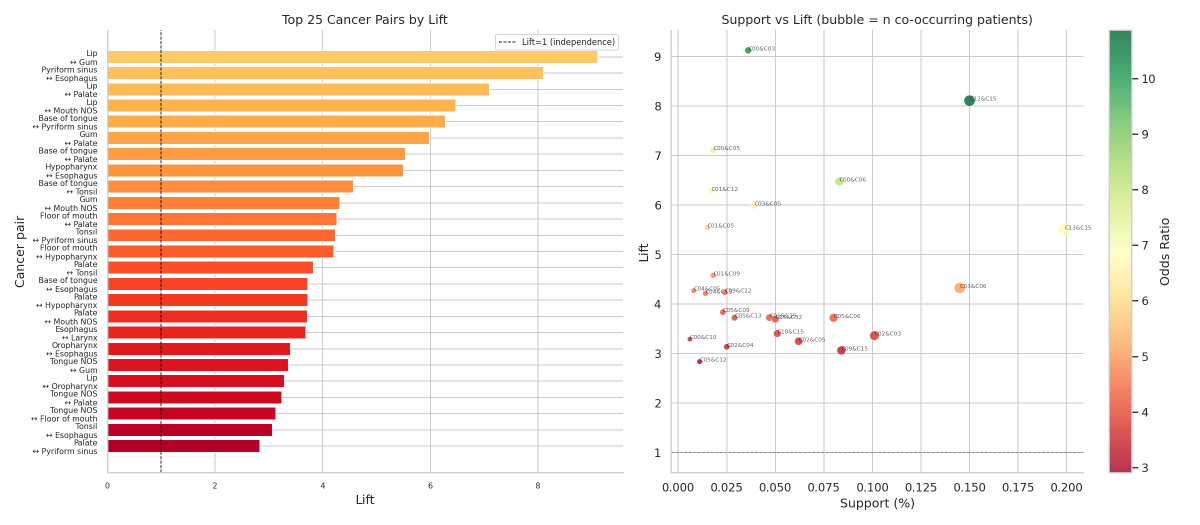
#> input picture coexist_cancers/results/02_associations/top_associations_lift.png, 2400 x 1050 px (shown at 1/2 size); the run also reads 2 pictures not shown here
$ python 06_manuscript_pdf.py
#> lines starting #> are read from the running program, lines starting #| are printed output that depends on the picture
"""
Near-submission manuscript for the Co-existing Cancer Pattern Discovery study.
Target journal: Cancer Epidemiology (Elsevier) — structured abstract ≤300 words.
Output: results/Coexist_Cancers_Manuscript.pdf
"""
import warnings; warnings.filterwarnings("ignore")
from pathlib import Path
import textwrap as tw
import matplotlib; matplotlib.use("Agg")
import matplotlib.pyplot as plt
import matplotlib.image as mpimg
from matplotlib.backends.backend_pdf import PdfPages

BASE = Path(__file__).parent.parent
R    = BASE / "results"
OUT  = R / "Coexist_Cancers_Manuscript.pdf"

NAVY = "#14304a"; ACCENT = "#2e7fbf"; GRAY = "#555555"; BG = "#eef4fb"
A4 = (8.27, 11.69)
TOTAL = 9


def footer(fig, n):
    fig.text(0.5, 0.012,
             f"Co-existing Cancer Patterns · Taiwan Cancer Registry 2006–2020 · Page {n}/{TOTAL}",
             ha="center", va="bottom", fontsize=7, color=GRAY)

def img(fig, path, rect, cap=""):
    p = R / path
    if not p.exists(): return
    ax = fig.add_axes(rect); ax.imshow(mpimg.imread(str(p))); ax.axis("off")
    if cap: ax.set_title(cap, fontsize=8, color=GRAY, pad=2)

def flow(ax, blocks, width=100, top=1.0, scale=560):
    """Render (text, bold, size) blocks with wrapping; returns final y."""
    y = top
    for text, bold, size in blocks:
        if not text:
            y -= size/scale; continue
        wrapped = tw.fill(text, width) if (not bold and len(text) > 80) else text
        ax.text(0, y, wrapped, transform=ax.transAxes, fontsize=size,
                fontweight="bold" if bold else "normal",
                color=NAVY if bold else "#111111", va="top", linespacing=1.5)
        y -= (size*(wrapped.count("\n")+1)*1.55)/scale
    return y


with PdfPages(OUT) as pdf:

    # ── PAGE 1: Title + structured abstract ───────────────────────────────────
    fig = plt.figure(figsize=A4); footer(fig, 1)
    axt = fig.add_axes([0.0, 0.83, 1.0, 0.14]); axt.set_facecolor(NAVY)
    axt.set_xticks([]); axt.set_yticks([])
    for sp in axt.spines.values(): sp.set_visible(False)
    axt.text(0.5, 0.60,
             "Convergent Unsupervised Machine Learning Reveals an Aerodigestive\n"
             "Field-Cancerization Domain Driving Multiple Primary Cancers in Taiwan",
             ha="center", va="center", fontsize=12.5, fontweight="bold", color="white",
             linespacing=1.5, transform=axt.transAxes)
    axt.text(0.5, 0.16, "[Author Names, Degrees]   ·   [Institution, City, Taiwan]   ·   [Corresponding: email]",
             ha="center", va="center", fontsize=8, color="#aaccee", transform=axt.transAxes)

    ax = fig.add_axes([0.07, 0.06, 0.86, 0.74]); ax.axis("off")
    blocks = [
        ("ABSTRACT", True, 11), ("", False, 4),
        ("Background", True, 9.5),
        ("Multiple primary cancers (MPC) are increasingly common, yet the patterns by which "
         "specific cancers co-occur within the same patient — and the shared carcinogenic "
         "mechanisms they imply — remain poorly characterized in Asian populations where betel "
         "nut, tobacco, and alcohol exposures are prevalent. We applied three independent "
         "unsupervised machine-learning methods to a large cancer registry to discover "
         "co-existing cancer patterns.", False, 9),
        ("", False, 3),
        ("Methods", True, 9.5),
        ("We analyzed 78,578 patients (84,157 primary cancers, ICD-O site codes) from the Taiwan "
         "Cancer Registry (2006–2020). A multi-hot patient × cancer matrix was constructed. "
         "Pairwise association rules (lift, odds ratio) were computed and stratified by sex and "
         "age of onset. Non-negative matrix factorization (NMF) decomposed the multi-primary "
         "cohort into latent cancer programs. A binary-cross-entropy autoencoder learned a "
         "12-dimensional latent representation, followed by UMAP and k-means clustering. "
         "Concordance across the three methods was assessed.", False, 9),
        ("", False, 3),
        ("Results", True, 9.5),
        ("4,068 patients (5.2%) developed ≥2 distinct primary cancers; 536 (0.7%) developed ≥3. "
         "Across 288,424 person-years, 69 index→target pairs showed significantly elevated "
         "second-primary risk (FDR<0.05), the highest being esophagus→larynx (SIR 12.2) and "
         "esophagus→hypopharynx (SIR 12.0). All three unsupervised methods converged on three "
         "domains: (I) an aerodigestive squamous-cell-carcinoma field (esophagus, oral cavity, "
         "hypopharynx, larynx) — 96% male, youngest onset (median 55 y), highest mortality "
         "(68.8%), highest third-cancer rate (13%); (II) a female reproductive-tract/breast "
         "cluster (49.1% mortality); and (III) an age-related visceral/urological cluster. "
         "Trajectory mining distinguished two temporal modes: aerodigestive pairs were "
         "bidirectional and synchronous (60% within 6 months), whereas breast and colorectal "
         "second primaries were unidirectional and metachronous (10–24% synchronous).", False, 9),
        ("", False, 3),
        ("Conclusions", True, 9.5),
        ("Three orthogonal unsupervised methods independently identified the same aerodigestive "
         "field-cancerization domain as the dominant driver of MPC in Taiwan. Patients with any "
         "aerodigestive squamous-cell carcinoma warrant intensified pan-aerodigestive "
         "surveillance.", False, 9),
        ("", False, 3),
        ("Keywords", True, 9),
        ("Multiple primary cancers; Field cancerization; Esophageal cancer; Association rule "
         "mining; Non-negative matrix factorization; Deep learning; Cancer registry; Taiwan",
         False, 8.5),
    ]
    flow(ax, blocks, width=98, top=1.0, scale=560)
    pdf.savefig(fig, dpi=200, bbox_inches="tight"); plt.close(fig)

    # ── PAGE 2: Introduction ──────────────────────────────────────────────────
    fig = plt.figure(figsize=A4); footer(fig, 2)
    ax = fig.add_axes([0.07, 0.05, 0.86, 0.92]); ax.axis("off")
    blocks = [
        ("1.  INTRODUCTION", True, 12), ("", False, 5),
        ("Improvements in cancer survival and the aging of populations have produced a growing "
         "cohort of patients who develop more than one primary malignancy in their lifetime. "
         "Multiple primary cancers (MPC) now account for an estimated 8–17% of new cancer "
         "diagnoses in registry studies, and their incidence is rising. MPC may arise from shared "
         "environmental carcinogen exposure, heritable predisposition, prior treatment effects, "
         "or intensified surveillance — but disentangling which cancers co-occur, and why, "
         "requires population-scale data and methods that can surface structure without "
         "prior hypotheses.", False, 9.5),
        ("", False, 4),
        ("The concept of field cancerization — whereby a carcinogen-exposed epithelial field "
         "accumulates multiple independent transformation events — is particularly relevant to "
         "the upper aerodigestive tract. In Taiwan, the combined habits of betel quid chewing, "
         "cigarette smoking, and alcohol consumption create a uniquely high-risk mucosal field "
         "spanning the oral cavity, pharynx, larynx, and esophagus. Squamous-cell carcinomas "
         "(SCC) arising at these sites share histology and risk factors, and second primaries "
         "within this field are well documented clinically. However, the global structure of "
         "cancer co-occurrence across all sites — and whether data-driven methods recover "
         "clinically meaningful domains — has not been systematically characterized in this "
         "population.", False, 9.5),
        ("", False, 4),
        ("Unsupervised machine learning offers a hypothesis-free lens on such structure. "
         "Association rule mining quantifies which cancer pairs co-occur more than expected by "
         "chance. Non-negative matrix factorization (NMF), widely used to extract mutational "
         "signatures, can analogously decompose patient–cancer co-occurrence into interpretable "
         "latent programs. Deep autoencoders learn compact nonlinear representations that, "
         "combined with clustering, can reveal patient subtypes invisible to pairwise methods. "
         "Crucially, when independent methods converge on the same structure, confidence that "
         "the structure is biologically real — rather than a methodological artifact — is "
         "substantially strengthened.", False, 9.5),
        ("", False, 4),
        ("In this study we applied all three approaches to 78,578 patients from the Taiwan Cancer "
         "Registry (2006–2020). We aimed to (1) quantify the landscape of cancer co-occurrence; "
         "(2) identify latent co-occurrence programs and patient subtypes; and (3) test whether "
         "association rules, NMF, and deep clustering converge on a common set of domains and "
         "their clinical correlates.", False, 9.5),
    ]
    flow(ax, blocks, width=100, top=1.0, scale=560)
    pdf.savefig(fig, dpi=200, bbox_inches="tight"); plt.close(fig)

    # ── PAGE 3: Methods ───────────────────────────────────────────────────────
    fig = plt.figure(figsize=A4); footer(fig, 3)
    ax = fig.add_axes([0.07, 0.05, 0.86, 0.92]); ax.axis("off")
    blocks = [
        ("2.  MATERIALS AND METHODS", True, 12), ("", False, 5),
        ("2.1  Data source and cohort", True, 9.5),
        ("De-identified records were obtained from the Taiwan Cancer Registry long-form dataset "
         "(2006–2020). Each record encodes an ICD-O topography code, morphology, diagnosis date, "
         "cancer sequence number, and vital status. Tumor sites were collapsed to three-character "
         "ICD-O C-codes; sites with ≥10 patients (46 sites) were retained. The analysis cohort "
         "comprised 78,578 patients contributing 84,157 primary cancers.", False, 9.5),
        ("", False, 3),
        ("2.2  Patient × cancer matrix", True, 9.5),
        ("A binary multi-hot matrix was constructed (rows = patients, columns = cancer sites; "
         "1 = ever diagnosed). Patients with ≥2 distinct sites were defined as multiple-primary "
         "(MPC). For methods requiring richer signal, the MPC subset (n=4,068) was used, "
         "restricted to sites with ≥3 MPC patients (39 sites).", False, 9.5),
        ("", False, 3),
        ("2.3  Association rule mining", True, 9.5),
        ("For every cancer pair we computed support, confidence, lift (observed/expected "
         "co-occurrence), and the odds ratio with a 2×2 contingency table. Pairs with lift > 1.5 "
         "were considered enriched. Analyses were repeated stratified by sex and by age of onset "
         "(<50 vs ≥60 years).", False, 9.5),
        ("", False, 3),
        ("2.4  Non-negative matrix factorization", True, 9.5),
        ("NMF (scikit-learn, nndsvda initialization, L1 ratio 0.05) decomposed the MPC matrix into "
         "k latent programs. k was selected by reconstruction error and cosine silhouette across "
         "k = 2–8; k = 7 was chosen. Each program is a non-negative weighting over cancer sites; "
         "patients were assigned to their dominant program for clinical profiling.", False, 9.5),
        ("", False, 3),
        ("2.5  Autoencoder and clustering", True, 9.5),
        ("A symmetric autoencoder (encoder 64-32-12; sigmoid decoder; binary-cross-entropy loss; "
         "Adam, cosine-annealed learning rate; 150 epochs) was trained on the MPC cohort and used "
         "to embed all patients into a 12-dimensional latent space. UMAP (cosine metric; "
         "subsampled to 12,000 for tractable embedding) provided 2-D visualization. k-means "
         "clustering used cosine silhouette to select k (k = 3).", False, 9.5),
        ("", False, 3),
        ("2.6  Second-primary SIR and trajectory mining", True, 9.5),
        ("Standardized incidence ratios (SIR) quantified second-primary risk: from each patient's "
         "first cancer, person-years at risk accrued from index diagnosis + 2-month washout to "
         "death, last contact, or 2020-12-31. Expected counts used sex- and age-at-index-stratified "
         "internal-reference background rates; SIR = observed/expected with Poisson exact 95% CI, "
         "FDR-corrected. Directional trajectories (A→B where B followed A) were tested by binomial "
         "sign test; second primaries within 6 months were classed synchronous, otherwise "
         "metachronous; three-step paths were enumerated.", False, 9.5),
        ("", False, 2),
        ("2.7  Convergence and statistics", True, 9.5),
        ("Concordance among methods was assessed by mapping NMF programs and k-means clusters onto "
         "the association-rule domains. Analyses used Python 3.11 (pandas, scikit-learn, PyTorch, "
         "umap-learn, statsmodels, networkx).", False, 9.5),
    ]
    flow(ax, blocks, width=100, top=1.0, scale=590)
    pdf.savefig(fig, dpi=200, bbox_inches="tight"); plt.close(fig)

    # ── PAGE 4: Results I — landscape + association ───────────────────────────
    fig = plt.figure(figsize=A4); footer(fig, 4)
    ax = fig.add_axes([0.07, 0.74, 0.86, 0.22]); ax.axis("off")
    flow(ax, [
        ("3.  RESULTS", True, 12), ("", False, 4),
        ("3.1  Co-occurrence landscape and association rules", True, 9.5),
        ("Of 78,578 patients, 4,068 (5.2%) developed ≥2 distinct primary cancers and 536 (0.7%) "
         "developed ≥3 (maximum 7). Forty-five cancer pairs showed lift > 1.5. The strongest "
         "were confined to the upper aerodigestive tract: pyriform sinus–esophagus (lift 8.11, "
         "OR 10.87), hypopharynx–esophagus (lift 5.50, OR 6.77), and lip–gum (lift 9.12). "
         "Co-occurrence was strongly male-predominant (29 male-specific vs 5 female-specific "
         "enriched pairs).", False, 9.5),
    ], width=100, top=1.0, scale=180)
    img(fig, "02_associations/top_associations_lift.png", [0.04,0.40,0.92,0.30], "Figure 1. Top cancer pairs by lift and support–lift bubble plot.")
    img(fig, "01_matrix/cooccurrence_heatmap.png",        [0.04,0.06,0.92,0.30], "Figure 2. Cancers per patient (left) and co-occurrence counts among top 25 sites (right).")
#> call 2 of img, with path = '01_matrix/cooccurrence_heatmap.png'
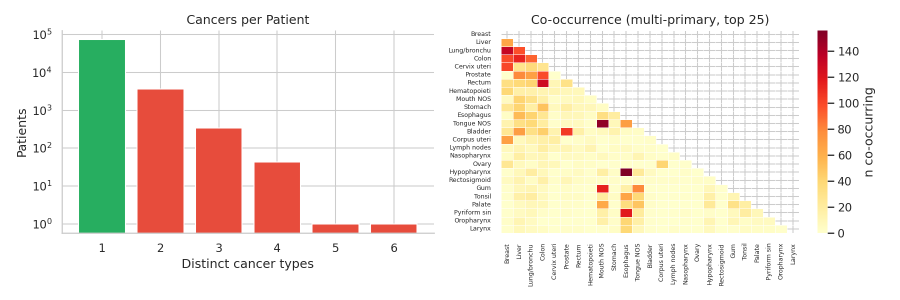
#> input picture coexist_cancers/results/01_matrix/cooccurrence_heatmap.png, 1800 x 600 px (shown at 1/2 size)
    pdf.savefig(fig, dpi=200, bbox_inches="tight"); plt.close(fig)
#> after `pdf.savefig(fig, dpi=200, bbox_inches='tight')`:
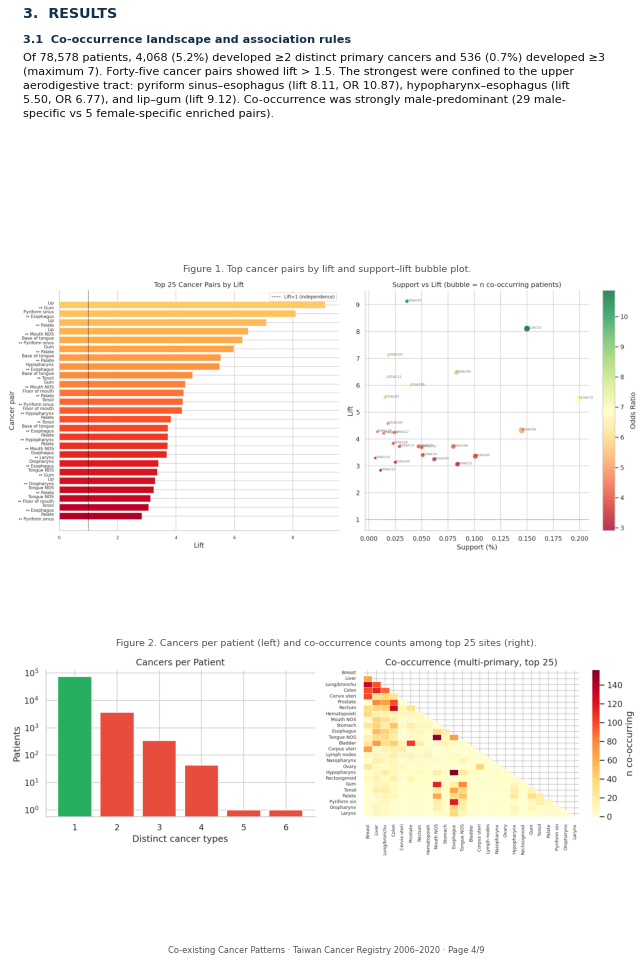
#> figure drawn by matplotlib, 2 panels

    # ── PAGE 5: Results II — NMF ──────────────────────────────────────────────
    fig = plt.figure(figsize=A4); footer(fig, 5)
    ax = fig.add_axes([0.07, 0.86, 0.86, 0.10]); ax.axis("off")
    flow(ax, [
        ("3.2  NMF cancer programs", True, 9.5),
        ("NMF (k=7) resolved seven interpretable programs. Two — aerodigestive SCC (P2) and oral "
         "cavity field (P5) — were near-exclusively male (95–97%), had the youngest onset "
         "(52–53 y), and the highest third-cancer rates (17–19%), consistent with field "
         "cancerization. P6 captured a female reproductive/breast program.", False, 9),
    ], width=104, top=1.0, scale=120)
    img(fig, "03_nmf/nmf_programs_multiprimary.png", [0.03,0.30,0.94,0.52], "Figure 3. Seven NMF cancer co-occurrence programs (multiple-primary cohort).")
#> call 3 of img, with path = '03_nmf/nmf_programs_multiprimary.png'
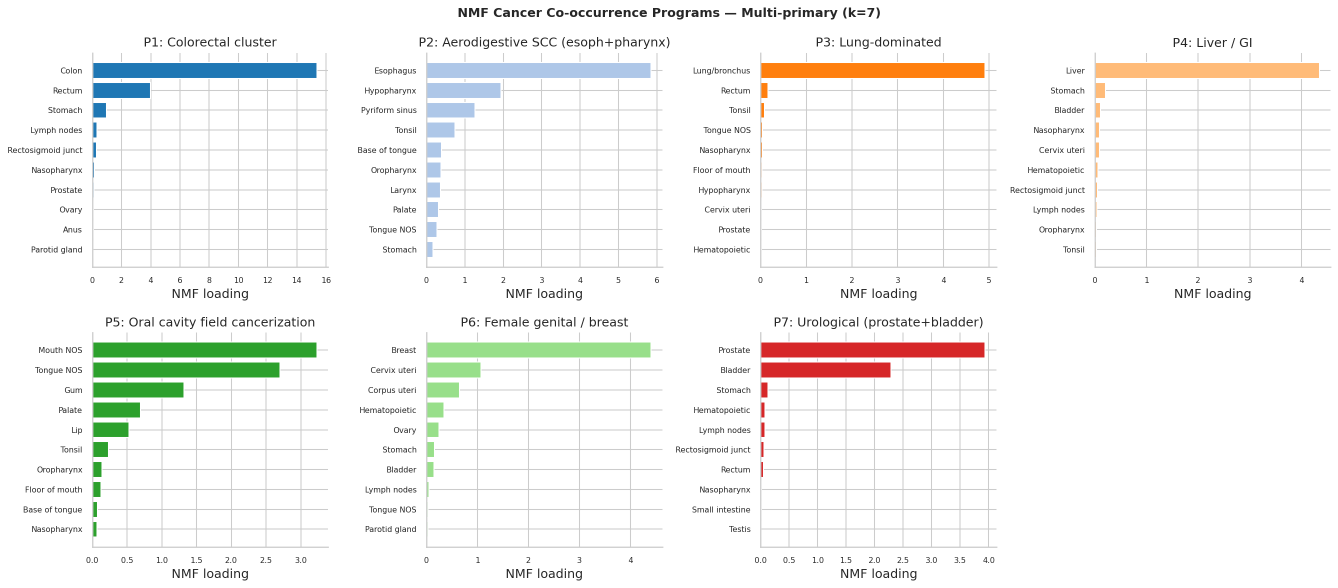
#> input picture coexist_cancers/results/03_nmf/nmf_programs_multiprimary.png, 2676 x 1176 px (shown at 1/2 size)
    # NMF table
    axt = fig.add_axes([0.08,0.07,0.84,0.20]); axt.axis("off")
    rows = [["Program","Theme","n","≥3 cancers","Median age","Male %"],
            ["P2","Aerodigestive SCC","615","17%","53","97%"],
            ["P5","Oral cavity field","758","19%","52","95%"],
            ["P6","Female genital/breast","730","3%","56","5%"],
            ["P4","Liver/GI","766","7%","64","69%"],
            ["P1","Colorectal","310","2%","64","57%"],
            ["P7","Urological","406","5%","72","90%"]]
    t = axt.table(cellText=rows[1:], colLabels=rows[0], loc="center", cellLoc="center",
                  bbox=[0,0,1,1], colWidths=[0.11,0.34,0.10,0.16,0.16,0.13])
    t.auto_set_font_size(False); t.set_fontsize(7.5)
    for (r,c),cell in t.get_celld().items():
        cell.set_edgecolor("#cccccc")
        if r==0: cell.set_facecolor(ACCENT); cell.set_text_props(color="white",fontweight="bold")
        elif rows[r][0] in ("P2","P5"): cell.set_facecolor("#ffe9d6")
        elif r%2==0: cell.set_facecolor(BG)
    axt.set_title("Table 1. NMF program clinical profiles.", fontsize=8, color=GRAY, pad=2)
    pdf.savefig(fig, dpi=200, bbox_inches="tight"); plt.close(fig)

    # ── PAGE 6: Results III — DL clustering + transitions ─────────────────────
    fig = plt.figure(figsize=A4); footer(fig, 6)
    ax = fig.add_axes([0.07, 0.86, 0.86, 0.10]); ax.axis("off")
    flow(ax, [
        ("3.3  Deep-learning clusters and convergence", True, 9.5),
        ("Autoencoder + k-means (k=3) recovered three clusters matching the association-rule and "
         "NMF domains. Cluster C3 (aerodigestive SCC) had the worst mortality (68.8%) and "
         "youngest onset (55 y). 1st→2nd primary transitions confirmed bidirectional aerodigestive "
         "flow (hypopharynx↔esophagus).", False, 9),
    ], width=104, top=1.0, scale=120)
    img(fig, "04_clustering/cluster_cancer_heatmap_k3.png", [0.04,0.58,0.92,0.24], "Figure 4. Cancer prevalence by autoencoder cluster (k=3).")
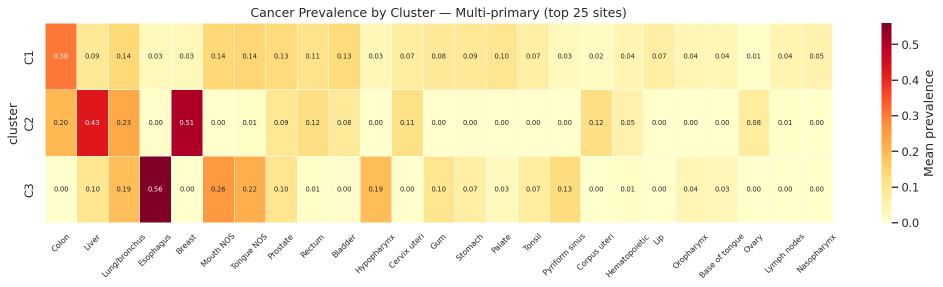
#> input picture coexist_cancers/results/04_clustering/cluster_cancer_heatmap_k3.png, 1886 x 574 px (shown at 1/2 size)
    img(fig, "02_associations/cancer_transition_matrix.png",[0.06,0.27,0.88,0.27], "Figure 5. First → second primary cancer transitions.")
    axt = fig.add_axes([0.10,0.06,0.80,0.16]); axt.axis("off")
    rows = [["Cluster","Theme","n","Median age","Male %","Mortality","≥3 cancers"],
            ["C3","Aerodigestive SCC field","1,071","55","96%","68.8%","13%"],
            ["C1","GI/visceral mixed","1,827","61","76%","58.8%","11%"],
            ["C2","Female-enriched/breast","1,170","61","30%","49.1%","4%"]]
    t = axt.table(cellText=rows[1:], colLabels=rows[0], loc="center", cellLoc="center",
                  bbox=[0,0,1,0.88], colWidths=[0.10,0.30,0.10,0.15,0.11,0.13,0.12])
    t.auto_set_font_size(False); t.set_fontsize(7.5)
    for (r,c),cell in t.get_celld().items():
        cell.set_edgecolor("#cccccc")
        if r==0: cell.set_facecolor(ACCENT); cell.set_text_props(color="white",fontweight="bold")
        elif rows[r][0]=="C3": cell.set_facecolor("#ffe9d6")
        elif r%2==0: cell.set_facecolor(BG)
#> (the rest of the program and of its run is left out)
